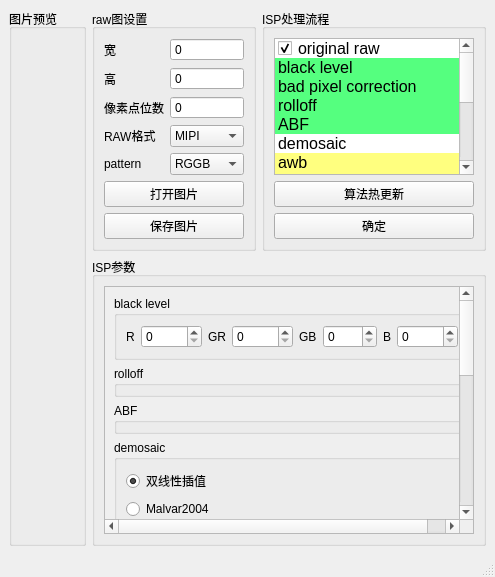
<?xml version="1.0" encoding="UTF-8"?>
<ui version="4.0">
 <class>ImageEditor</class>
 <widget class="QMainWindow" name="ImageEditor">
  <property name="geometry">
   <rect>
    <x>0</x>
    <y>0</y>
    <width>495</width>
    <height>577</height>
   </rect>
  </property>
  <property name="contextMenuPolicy">
   <enum>Qt::DefaultContextMenu</enum>
  </property>
  <property name="windowTitle">
   <string>RAW图处理工具</string>
  </property>
  <property name="toolTip">
   <string/>
  </property>
  <property name="toolTipDuration">
   <number>-1</number>
  </property>
  <property name="animated">
   <bool>true</bool>
  </property>
  <property name="dockOptions">
   <set>QMainWindow::AllowTabbedDocks|QMainWindow::AnimatedDocks|QMainWindow::GroupedDragging|QMainWindow::VerticalTabs</set>
  </property>
  <widget class="QWidget" name="centralwidget">
   <layout class="QGridLayout" name="gridLayout">
    <item row="1" column="1">
     <layout class="QVBoxLayout" name="verticalLayout">
      <item>
       <layout class="QHBoxLayout" name="horizontalLayout_3">
        <item>
         <widget class="QGroupBox" name="groupBox">
          <property name="maximumSize">
           <size>
            <width>164</width>
            <height>16777215</height>
           </size>
          </property>
          <property name="title">
           <string>raw图设置</string>
          </property>
          <layout class="QHBoxLayout" name="horizontalLayout">
           <item>
            <layout class="QVBoxLayout" name="verticalLayout_2">
             <item>
              <spacer name="verticalSpacer_2">
               <property name="orientation">
                <enum>Qt::Vertical</enum>
               </property>
               <property name="sizeHint" stdset="0">
                <size>
                 <width>20</width>
                 <height>40</height>
                </size>
               </property>
              </spacer>
             </item>
             <item>
              <layout class="QGridLayout" name="gridLayout_4">
               <item row="3" column="1">
                <widget class="QSpinBox" name="height">
                 <property name="buttonSymbols">
                  <enum>QAbstractSpinBox::NoButtons</enum>
                 </property>
                 <property name="maximum">
                  <number>10000</number>
                 </property>
                 <property name="value">
                  <number>0</number>
                 </property>
                </widget>
               </item>
               <item row="6" column="0">
                <widget class="QLabel" name="label_10">
                 <property name="text">
                  <string>pattern</string>
                 </property>
                </widget>
               </item>
               <item row="2" column="1">
                <widget class="QSpinBox" name="width">
                 <property name="buttonSymbols">
                  <enum>QAbstractSpinBox::NoButtons</enum>
                 </property>
                 <property name="maximum">
                  <number>10000</number>
                 </property>
                 <property name="value">
                  <number>0</number>
                 </property>
                </widget>
               </item>
               <item row="3" column="0">
                <widget class="QLabel" name="label_6">
                 <property name="text">
                  <string>高</string>
                 </property>
                </widget>
               </item>
               <item row="4" column="1">
                <widget class="QSpinBox" name="bit">
                 <property name="buttonSymbols">
                  <enum>QAbstractSpinBox::NoButtons</enum>
                 </property>
                 <property name="value">
                  <number>0</number>
                 </property>
                </widget>
               </item>
               <item row="5" column="0">
                <widget class="QLabel" name="label_9">
                 <property name="text">
                  <string>RAW格式</string>
                 </property>
                </widget>
               </item>
               <item row="6" column="1">
                <widget class="QComboBox" name="pattern">
                 <item>
                  <property name="text">
                   <string>RGGB</string>
                  </property>
                 </item>
                 <item>
                  <property name="text">
                   <string>GRBG</string>
                  </property>
                 </item>
                 <item>
                  <property name="text">
                   <string>BGGR</string>
                  </property>
                 </item>
                 <item>
                  <property name="text">
                   <string>GBRG</string>
                  </property>
                 </item>
                </widget>
               </item>
               <item row="5" column="1">
                <widget class="QComboBox" name="raw_format">
                 <item>
                  <property name="text">
                   <string>MIPI</string>
                  </property>
                 </item>
                 <item>
                  <property name="text">
                   <string>PACKED</string>
                  </property>
                 </item>
                 <item>
                  <property name="text">
                   <string>UNPACKED</string>
                  </property>
                 </item>
                </widget>
               </item>
               <item row="2" column="0">
                <widget class="QLabel" name="label_7">
                 <property name="text">
                  <string>宽</string>
                 </property>
                </widget>
               </item>
               <item row="4" column="0">
                <widget class="QLabel" name="label_8">
                 <property name="text">
                  <string>像素点位数</string>
                 </property>
                </widget>
               </item>
              </layout>
             </item>
             <item>
              <spacer name="verticalSpacer">
               <property name="orientation">
                <enum>Qt::Vertical</enum>
               </property>
               <property name="sizeHint" stdset="0">
                <size>
                 <width>20</width>
                 <height>40</height>
                </size>
               </property>
              </spacer>
             </item>
             <item>
              <widget class="QPushButton" name="open_image">
               <property name="text">
                <string>打开图片</string>
               </property>
              </widget>
             </item>
             <item>
              <widget class="QPushButton" name="save_image">
               <property name="text">
                <string>保存图片</string>
               </property>
              </widget>
             </item>
            </layout>
           </item>
          </layout>
         </widget>
        </item>
        <item>
         <widget class="QGroupBox" name="groupBox_2">
          <property name="maximumSize">
           <size>
            <width>227</width>
            <height>16777215</height>
           </size>
          </property>
          <property name="title">
           <string>ISP处理流程</string>
          </property>
          <layout class="QGridLayout" name="gridLayout_2">
           <item row="1" column="1">
            <widget class="QListWidget" name="pipeline">
             <property name="font">
              <font>
               <pointsize>12</pointsize>
              </font>
             </property>
             <property name="editTriggers">
              <set>QAbstractItemView::DoubleClicked|QAbstractItemView::EditKeyPressed</set>
             </property>
             <property name="dragDropMode">
              <enum>QAbstractItemView::DragDrop</enum>
             </property>
             <property name="defaultDropAction">
              <enum>Qt::MoveAction</enum>
             </property>
             <property name="alternatingRowColors">
              <bool>false</bool>
             </property>
             <property name="selectionMode">
              <enum>QAbstractItemView::SingleSelection</enum>
             </property>
             <property name="movement">
              <enum>QListView::Free</enum>
             </property>
             <property name="resizeMode">
              <enum>QListView::Adjust</enum>
             </property>
             <property name="layoutMode">
              <enum>QListView::SinglePass</enum>
             </property>
             <property name="wordWrap">
              <bool>true</bool>
             </property>
             <property name="selectionRectVisible">
              <bool>true</bool>
             </property>
             <property name="sortingEnabled">
              <bool>false</bool>
             </property>
             <item>
              <property name="text">
               <string>original raw</string>
              </property>
              <property name="checkState">
               <enum>Checked</enum>
              </property>
              <property name="flags">
               <set>ItemIsSelectable|ItemIsEnabled</set>
              </property>
             </item>
             <item>
              <property name="text">
               <string>black level</string>
              </property>
              <property name="background">
               <brush brushstyle="SolidPattern">
                <color alpha="255">
                 <red>85</red>
                 <green>255</green>
                 <blue>127</blue>
                </color>
               </brush>
              </property>
              <property name="checkState">
               <enum>Unchecked</enum>
              </property>
             </item>
             <item>
              <property name="text">
               <string>bad pixel correction</string>
              </property>
              <property name="background">
               <brush brushstyle="SolidPattern">
                <color alpha="255">
                 <red>85</red>
                 <green>255</green>
                 <blue>127</blue>
                </color>
               </brush>
              </property>
              <property name="checkState">
               <enum>Unchecked</enum>
              </property>
             </item>
             <item>
              <property name="text">
               <string>rolloff</string>
              </property>
              <property name="background">
               <brush brushstyle="SolidPattern">
                <color alpha="255">
                 <red>85</red>
                 <green>255</green>
                 <blue>127</blue>
                </color>
               </brush>
              </property>
              <property name="checkState">
               <enum>Unchecked</enum>
              </property>
             </item>
             <item>
              <property name="text">
               <string>ABF</string>
              </property>
              <property name="background">
               <brush brushstyle="SolidPattern">
                <color alpha="255">
                 <red>85</red>
                 <green>255</green>
                 <blue>127</blue>
                </color>
               </brush>
              </property>
              <property name="checkState">
               <enum>Unchecked</enum>
              </property>
             </item>
             <item>
              <property name="text">
               <string>demosaic</string>
              </property>
              <property name="background">
               <brush brushstyle="SolidPattern">
                <color alpha="255">
                 <red>255</red>
                 <green>255</green>
                 <blue>255</blue>
                </color>
               </brush>
              </property>
              <property name="checkState">
               <enum>Unchecked</enum>
              </property>
             </item>
             <item>
              <property name="text">
               <string>awb</string>
              </property>
              <property name="background">
               <brush brushstyle="SolidPattern">
                <color alpha="255">
                 <red>255</red>
                 <green>255</green>
                 <blue>127</blue>
                </color>
               </brush>
              </property>
              <property name="checkState">
               <enum>Unchecked</enum>
              </property>
             </item>
             <item>
              <property name="text">
               <string>ccm</string>
              </property>
              <property name="background">
               <brush brushstyle="SolidPattern">
                <color alpha="255">
                 <red>255</red>
                 <green>255</green>
                 <blue>127</blue>
                </color>
               </brush>
              </property>
              <property name="checkState">
               <enum>Unchecked</enum>
              </property>
             </item>
             <item>
              <property name="text">
               <string>gamma</string>
              </property>
              <property name="background">
               <brush brushstyle="SolidPattern">
                <color alpha="255">
                 <red>255</red>
                 <green>255</green>
                 <blue>127</blue>
                </color>
               </brush>
              </property>
              <property name="checkState">
               <enum>Unchecked</enum>
              </property>
             </item>
             <item>
              <property name="text">
               <string>LTM</string>
              </property>
              <property name="background">
               <brush brushstyle="SolidPattern">
                <color alpha="255">
                 <red>255</red>
                 <green>255</green>
                 <blue>127</blue>
                </color>
               </brush>
              </property>
              <property name="checkState">
               <enum>Unchecked</enum>
              </property>
             </item>
             <item>
              <property name="text">
               <string>advanced chroma enhancement</string>
              </property>
              <property name="background">
               <brush brushstyle="SolidPattern">
                <color alpha="255">
                 <red>255</red>
                 <green>255</green>
                 <blue>255</blue>
                </color>
               </brush>
              </property>
              <property name="checkState">
               <enum>Unchecked</enum>
              </property>
             </item>
             <item>
              <property name="text">
               <string>wavelet denoise</string>
              </property>
              <property name="background">
               <brush brushstyle="SolidPattern">
                <color alpha="255">
                 <red>170</red>
                 <green>255</green>
                 <blue>255</blue>
                </color>
               </brush>
              </property>
              <property name="checkState">
               <enum>Unchecked</enum>
              </property>
             </item>
             <item>
              <property name="text">
               <string>adaptive spatial filter</string>
              </property>
              <property name="background">
               <brush brushstyle="SolidPattern">
                <color alpha="255">
                 <red>170</red>
                 <green>255</green>
                 <blue>255</blue>
                </color>
               </brush>
              </property>
              <property name="checkState">
               <enum>Unchecked</enum>
              </property>
             </item>
            </widget>
           </item>
           <item row="3" column="1">
            <widget class="QPushButton" name="pipeline_ok">
             <property name="text">
              <string>确定</string>
             </property>
            </widget>
           </item>
           <item row="2" column="1">
            <widget class="QPushButton" name="reload">
             <property name="text">
              <string>算法热更新</string>
             </property>
            </widget>
           </item>
          </layout>
         </widget>
        </item>
       </layout>
      </item>
      <item>
       <widget class="QGroupBox" name="groupBox_3">
        <property name="maximumSize">
         <size>
          <width>399</width>
          <height>16777215</height>
         </size>
        </property>
        <property name="title">
         <string>ISP参数</string>
        </property>
        <layout class="QGridLayout" name="gridLayout_6">
         <item row="1" column="0">
          <widget class="QScrollArea" name="scrollArea">
           <property name="widgetResizable">
            <bool>true</bool>
           </property>
           <widget class="QWidget" name="scrollAreaWidgetContents">
            <property name="geometry">
             <rect>
              <x>0</x>
              <y>0</y>
              <width>364</width>
              <height>436</height>
             </rect>
            </property>
            <layout class="QGridLayout" name="gridLayout_7">
             <item row="8" column="0">
              <widget class="QGroupBox" name="groupBox_13">
               <property name="title">
                <string>advanced chroma enhancement</string>
               </property>
              </widget>
             </item>
             <item row="9" column="0">
              <widget class="QGroupBox" name="groupBox_14">
               <property name="title">
                <string>wavelet denoise</string>
               </property>
              </widget>
             </item>
             <item row="5" column="0">
              <widget class="QGroupBox" name="groupBox_10">
               <property name="title">
                <string>ccm</string>
               </property>
              </widget>
             </item>
             <item row="4" column="0">
              <widget class="QGroupBox" name="groupBox_9">
               <property name="title">
                <string>awb</string>
               </property>
               <layout class="QGridLayout" name="gridLayout_8">
                <item row="0" column="6">
                 <widget class="QDoubleSpinBox" name="awb_b">
                  <property name="decimals">
                   <number>3</number>
                  </property>
                  <property name="value">
                   <double>1.000000000000000</double>
                  </property>
                 </widget>
                </item>
                <item row="0" column="2">
                 <widget class="QDoubleSpinBox" name="awb_r">
                  <property name="decimals">
                   <number>3</number>
                  </property>
                  <property name="value">
                   <double>1.000000000000000</double>
                  </property>
                 </widget>
                </item>
                <item row="0" column="1">
                 <widget class="QLabel" name="label_5">
                  <property name="text">
                   <string>R</string>
                  </property>
                 </widget>
                </item>
                <item row="0" column="3">
                 <widget class="QLabel" name="label_11">
                  <property name="text">
                   <string>G</string>
                  </property>
                 </widget>
                </item>
                <item row="0" column="5">
                 <widget class="QLabel" name="label_12">
                  <property name="text">
                   <string>B</string>
                  </property>
                 </widget>
                </item>
                <item row="0" column="4">
                 <widget class="QDoubleSpinBox" name="awb_g">
                  <property name="decimals">
                   <number>3</number>
                  </property>
                  <property name="value">
                   <double>1.000000000000000</double>
                  </property>
                 </widget>
                </item>
                <item row="1" column="6">
                 <widget class="QPushButton" name="select_from_raw">
                  <property name="text">
                   <string>从raw图选取</string>
                  </property>
                 </widget>
                </item>
               </layout>
              </widget>
             </item>
             <item row="1" column="0">
              <widget class="QGroupBox" name="groupBox_5">
               <property name="title">
                <string>rolloff</string>
               </property>
              </widget>
             </item>
             <item row="7" column="0">
              <widget class="QGroupBox" name="groupBox_12">
               <property name="title">
                <string>LTM</string>
               </property>
              </widget>
             </item>
             <item row="0" column="0">
              <widget class="QGroupBox" name="groupBox_4">
               <property name="title">
                <string>black level</string>
               </property>
               <layout class="QGridLayout" name="gridLayout_3">
                <item row="0" column="3">
                 <widget class="QLabel" name="label_2">
                  <property name="text">
                   <string>GR</string>
                  </property>
                 </widget>
                </item>
                <item row="0" column="5">
                 <widget class="QLabel" name="label_3">
                  <property name="text">
                   <string>GB</string>
                  </property>
                 </widget>
                </item>
                <item row="0" column="8">
                 <widget class="QSpinBox" name="blc_b">
                  <property name="maximum">
                   <number>10000</number>
                  </property>
                 </widget>
                </item>
                <item row="0" column="6">
                 <widget class="QSpinBox" name="blc_gb">
                  <property name="maximum">
                   <number>1000</number>
                  </property>
                 </widget>
                </item>
                <item row="0" column="4">
                 <widget class="QSpinBox" name="blc_gr">
                  <property name="maximum">
                   <number>10000</number>
                  </property>
                 </widget>
                </item>
                <item row="0" column="0">
                 <widget class="QLabel" name="label">
                  <property name="text">
                   <string>R</string>
                  </property>
                 </widget>
                </item>
                <item row="0" column="7">
                 <widget class="QLabel" name="label_4">
                  <property name="text">
                   <string>B</string>
                  </property>
                 </widget>
                </item>
                <item row="0" column="2">
                 <widget class="QSpinBox" name="blc_r">
                  <property name="maximum">
                   <number>10000</number>
                  </property>
                 </widget>
                </item>
               </layout>
              </widget>
             </item>
             <item row="3" column="0">
              <widget class="QGroupBox" name="groupBox_8">
               <property name="title">
                <string>demosaic</string>
               </property>
               <layout class="QGridLayout" name="gridLayout_10">
                <item row="2" column="0">
                 <widget class="QRadioButton" name="Malvar2004">
                  <property name="text">
                   <string>Malvar2004</string>
                  </property>
                  <property name="checked">
                   <bool>false</bool>
                  </property>
                  <attribute name="buttonGroup">
                   <string notr="true">demosaic_button_group</string>
                  </attribute>
                 </widget>
                </item>
                <item row="5" column="0">
                 <widget class="QRadioButton" name="Menon2007">
                  <property name="text">
                   <string>Menon2007</string>
                  </property>
                  <attribute name="buttonGroup">
                   <string notr="true">demosaic_button_group</string>
                  </attribute>
                 </widget>
                </item>
                <item row="1" column="0">
                 <widget class="QRadioButton" name="bilinear">
                  <property name="text">
                   <string>双线性插值</string>
                  </property>
                  <property name="checked">
                   <bool>true</bool>
                  </property>
                  <attribute name="buttonGroup">
                   <string notr="true">demosaic_button_group</string>
                  </attribute>
                 </widget>
                </item>
               </layout>
              </widget>
             </item>
             <item row="6" column="0">
              <widget class="QGroupBox" name="groupBox_11">
               <property name="title">
                <string>gamma</string>
               </property>
               <layout class="QGridLayout" name="gridLayout_9">
                <item row="0" column="0">
                 <widget class="QLabel" name="label_13">
                  <property name="text">
                   <string>ratio</string>
                  </property>
                 </widget>
                </item>
                <item row="0" column="1">
                 <widget class="QDoubleSpinBox" name="gamma_ratio">
                  <property name="value">
                   <double>2.200000000000000</double>
                  </property>
                 </widget>
                </item>
               </layout>
              </widget>
             </item>
             <item row="2" column="0">
              <widget class="QGroupBox" name="groupBox_7">
               <property name="title">
                <string>ABF</string>
               </property>
              </widget>
             </item>
             <item row="10" column="0">
              <widget class="QGroupBox" name="groupBox_15">
               <property name="title">
                <string>adaptive spatial filter</string>
               </property>
              </widget>
             </item>
            </layout>
           </widget>
          </widget>
         </item>
        </layout>
       </widget>
      </item>
     </layout>
    </item>
    <item row="1" column="0">
     <widget class="QGroupBox" name="photo_title">
      <property name="title">
       <string>图片预览</string>
      </property>
      <layout class="QGridLayout" name="gridLayout_5">
       <item row="0" column="0">
        <layout class="QGridLayout" name="graphicsView"/>
       </item>
      </layout>
     </widget>
    </item>
   </layout>
  </widget>
  <widget class="QStatusBar" name="statusBar">
   <property name="mouseTracking">
    <bool>true</bool>
   </property>
  </widget>
  <action name="historgram">
   <property name="text">
    <string>直方图</string>
   </property>
  </action>
  <action name="statics">
   <property name="checkable">
    <bool>true</bool>
   </property>
   <property name="text">
    <string>统计信息</string>
   </property>
  </action>
  <action name="boxblur">
   <property name="text">
    <string>方框滤波</string>
   </property>
  </action>
  <action name="guassian">
   <property name="text">
    <string>高斯滤波</string>
   </property>
  </action>
  <action name="medianblur">
   <property name="text">
    <string>中值滤波</string>
   </property>
   <property name="shortcutContext">
    <enum>Qt::WindowShortcut</enum>
   </property>
  </action>
  <action name="bilateralblur">
   <property name="text">
    <string>双边滤波</string>
   </property>
  </action>
 </widget>
 <resources>
  <include location="../../ui/resource.qrc"/>
 </resources>
 <connections/>
 <buttongroups>
  <buttongroup name="demosaic_button_group"/>
 </buttongroups>
</ui>
